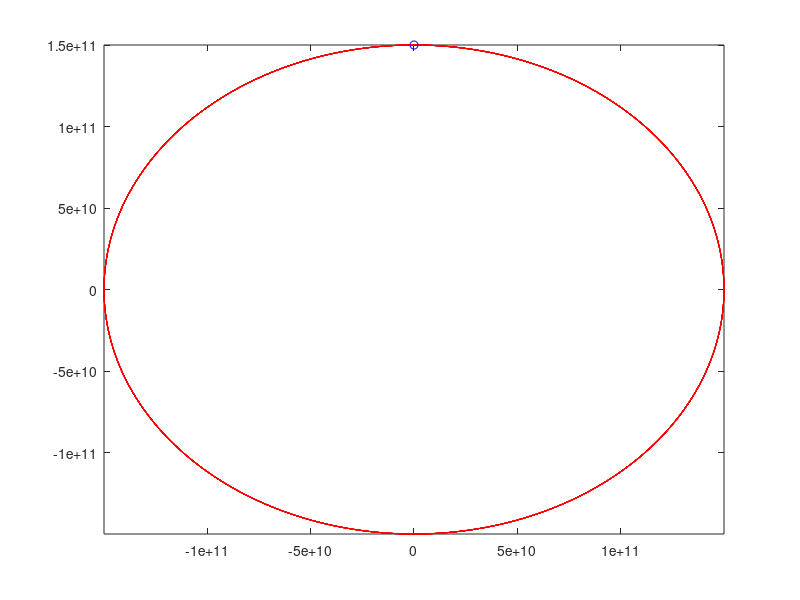

Here is the MATLAB script that generated this plot:
function meteorFirstPass()

close all

r = 150e9; %distance from center of earth to center of sun (m)
v = 30e3; %velocity of earth (m/s)
theta = pi/2; %angle of earth with respect to x-axis through sun (rad)

time0 = 0;
year = 60*60*24*365;
numYears = 10;
timeFinal = year*numYears;

% circumference = 2*pi*r;

M = [r,v,theta];

[t,K] = ode45(@derivativesEarth, [time0:86400:timeFinal], M);

function res = derivativesEarth(t,M);
    
%     dthetadt = v*(2*pi/circumference);
    dthetadt = 2*pi/year;

    res = [0;0;dthetadt];
end

Rs = K(:,1);
Vs = K(:,2);
Thetas = K(:,3);

num = length(Rs);

X = zeros(1,num);
Y = zeros(1,num);

for i = 1:num;
        X(i) = Rs(i)*cos(Thetas(i));
        Y(i) = Rs(i)*sin(Thetas(i));
end

comet(X,Y);
end
